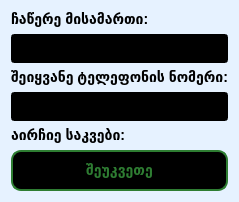
<?xml version="1.0" encoding="UTF-8"?>
<ui version="4.0">
 <class>Form</class>
 <widget class="QWidget" name="Form">
  <property name="styleSheet">
   <string notr="true">
      QWidget {
        background-color: #e6f2ff;
      }
      QLabel {
        color: #000000;
        font-size: 14px;
        font-weight: bold;
      }
      QLineEdit {
        border: 2px solid #4682b4
        border-radius: 5px;
        padding: 5px;
        font-size: 13px;
        color: #000000;
        background-color: #000000;
      }
      QlineEdit:placeholder {
        color: #000000
      }

      QCheckbox {
        font-size: 14px;
        margin: 5px;
        color: #000000;
        font-weight: bold;
      }
      QPushButton {
        background-color: #000000;
        color: #2e7d32;
        border: 2px solid #2e7d32;
        padding: 10px;
        border-radius: 10px;
        font-size: 14px;
        font-weight: bold;
      }
      QPushButton:hover {
        background-color: #e8f5e9;
      }
   </string>
  </property>
  <layout class="QVBoxLayout" name="verticalLayout">
   <item>
    <widget class="QLabel" name="address_label">
     <property name="text">
      <string>ჩაწერე მისამართი:</string>
     </property>
    </widget>
   </item>
   <item>
    <widget class="QLineEdit" name="address_input"/>
   </item>
   <item>
    <widget class="QLabel" name="phone_label">
     <property name="text">
      <string>შეიყვანე ტელეფონის ნომერი:</string>
     </property>
    </widget>
   </item>
   <item>
    <widget class="QLineEdit" name="phone_input">
     <property name="placeholderText">
      <string>მაგ: 555123456</string>
     </property>
    </widget>
   </item>
   <item>
    <widget class="QLabel" name="food_label">
     <property name="text">
      <string>აირჩიე საკვები:</string>
     </property>
    </widget>
   </item>
   <item>
    <layout class="QVBoxLayout" name="food_checkbox_layout"/>
   </item>
   <item>
    <widget class="QPushButton" name="order_button">
     <property name="text">
      <string>შეუკვეთე</string>
     </property>
    </widget>
   </item>
  </layout>
 </widget>
 <resources/>
 <connections/>
</ui>
